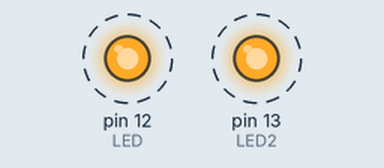
Simulated run of this sketch. Board: Arduino Uno, built with avr-gcc and run on an emulated ATmega328P. Parts: output pins drawn as LEDs (lit = HIGH). Dashed ring = blinking.

Above: at 0.5 s.
Timing chart, 0 to 4.6 s (numbered marks = the images above):
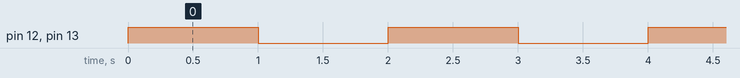

Measured:
- by itself, pin 12 (LED), pin 13 (LED2): alternates HIGH for 1.0 s and LOW for 1.0 s

The sketch:

two_blinking_led.ino
```cpp
int LED = 12;
int LED2 = 13;

void setup() {
  pinMode(LED, OUTPUT);
  pinMode(LED2, OUTPUT);
}

void loop() {
  digitalWrite(LED, HIGH);
  digitalWrite(LED2, HIGH);
  delay(1000);
  digitalWrite(LED, LOW);
  digitalWrite(LED2, LOW);
  delay(1000);
}
```
